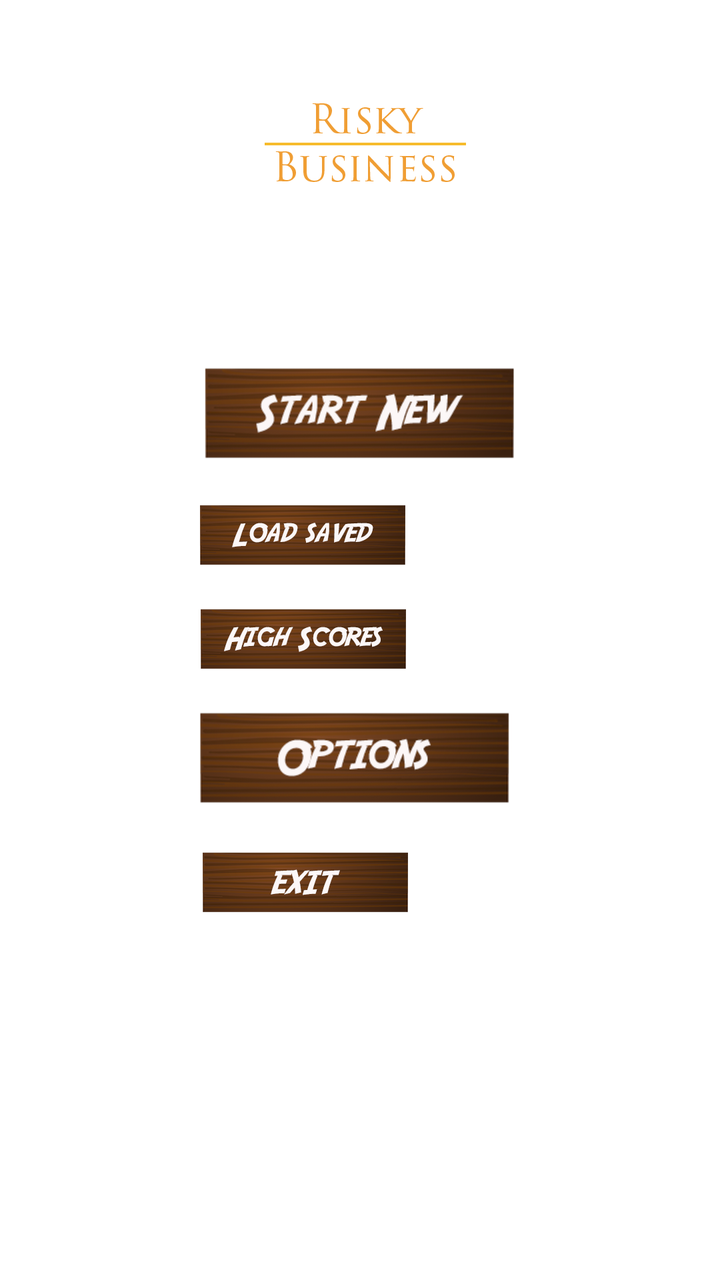
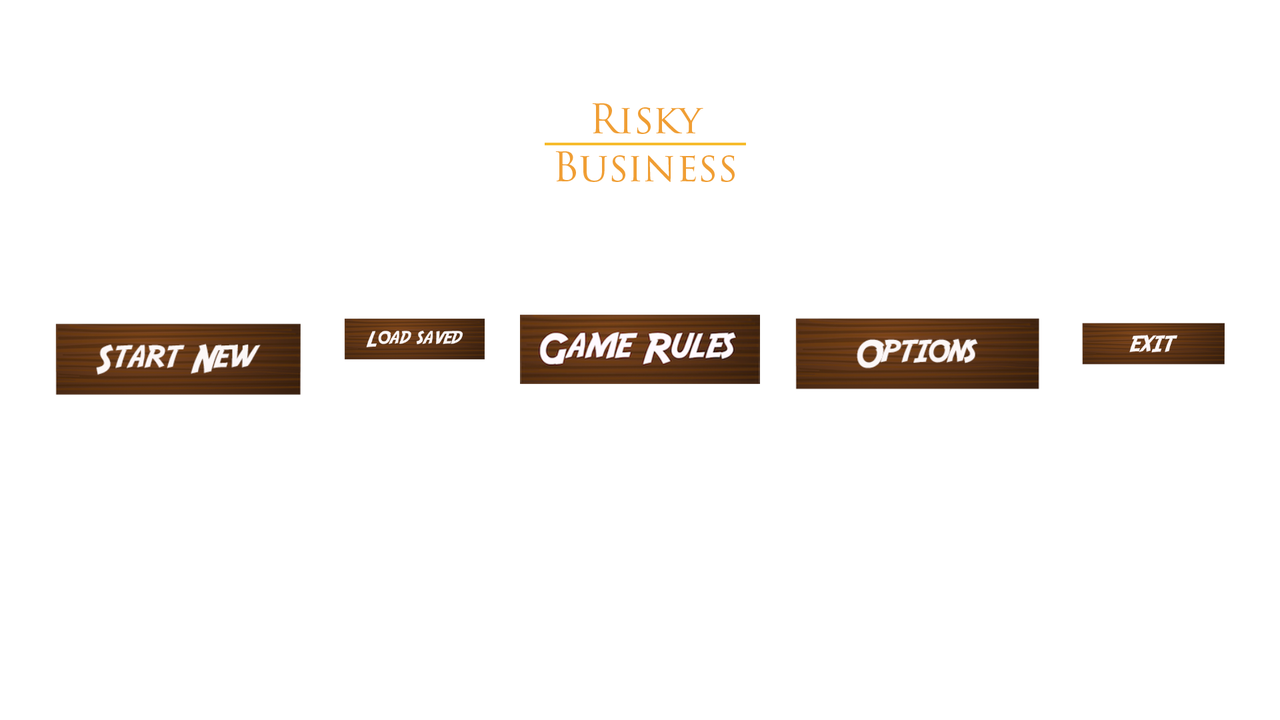

The same Android screen from two of the app's own layout files: first res/layout/ as a phone draws it, then the repository's variant for another configuration, drawn on a device whose configuration selects that folder. Both files follow.
<!-- AndroidManifest.xml: fallback theme Theme.MaterialComponents.DayNight.NoActionBar -->
<!-- res/layout/activity_main_menu_screen.xml -->
<RelativeLayout xmlns:android="http://schemas.android.com/apk/res/android"
    xmlns:tools="http://schemas.android.com/tools"
    android:layout_width="match_parent"
    android:layout_height="match_parent"
    android:paddingLeft="@dimen/activity_horizontal_margin"
    android:paddingRight="@dimen/activity_horizontal_margin"
    android:paddingTop="@dimen/activity_vertical_margin"
    android:paddingBottom="@dimen/activity_vertical_margin"
    android:orientation="vertical"
    android:layout_gravity="center_horizontal"
    tools:context="com.slothproductions.riskybusiness.view.MainMenuScreen">

    <ImageView
        android:layout_width="wrap_content"
        android:layout_height="wrap_content"
        android:id="@+id/risky_business_logo"
        android:src="@drawable/riskybusinesslogo"
        android:layout_centerHorizontal="true"/>

    <LinearLayout
        android:layout_width="wrap_content"
        android:layout_height="wrap_content"
        android:layout_centerHorizontal="true"
        android:layout_centerVertical="true"
        android:id="@+id/button_parent"
        android:orientation="vertical">

    <ImageView
        android:layout_width="wrap_content"
        android:layout_height="wrap_content"
        android:id="@+id/start_new"
        android:src="@drawable/startnew"
        android:padding="8dp"/>

    <ImageView
        android:layout_width="wrap_content"
        android:layout_height="wrap_content"
        android:id="@+id/load_saved"
        android:src="@drawable/loadsaved"
        android:padding="8dp"/>

    <ImageView
        android:layout_width="wrap_content"
        android:layout_height="wrap_content"
        android:id="@+id/game_rules"
        android:src="@drawable/highscores"
        android:padding="8dp"/>

    <ImageView
        android:layout_width="wrap_content"
        android:layout_height="wrap_content"
        android:id="@+id/options"
        android:src="@drawable/options"
        android:padding="8dp"/>

    <ImageView
        android:layout_width="wrap_content"
        android:layout_height="wrap_content"
        android:id="@+id/exit"
        android:src="@drawable/exit"
        android:padding="8dp"/>

    </LinearLayout>

</RelativeLayout>
<!-- resources referenced by this layout -->
<resources>
  <dimen name="activity_horizontal_margin">16dp</dimen>
  <dimen name="activity_vertical_margin">16dp</dimen>
  <!-- drawable exit: png bitmap (drawable-hdpi, 744211 bytes) -->
  <!-- drawable highscores: png bitmap (drawable-hdpi, 744225 bytes) -->
  <!-- drawable loadsaved: png bitmap (drawable-hdpi, 18032 bytes) -->
  <!-- drawable options: png bitmap (drawable-hdpi, 744217 bytes) -->
  <!-- drawable riskybusinesslogo: png bitmap (drawable-hdpi, 12013 bytes) -->
  <!-- drawable startnew: png bitmap (drawable-hdpi, 16581 bytes) -->
</resources>
<!-- res/layout-land/activity_main_menu_screen.xml (the repository's variant of the layout above) -->
<!-- drawn on the phone turned sideways -->
<RelativeLayout xmlns:android="http://schemas.android.com/apk/res/android"
    xmlns:tools="http://schemas.android.com/tools"
    android:layout_width="match_parent"
    android:layout_height="match_parent"
    android:paddingLeft="@dimen/activity_horizontal_margin"
    android:paddingRight="@dimen/activity_horizontal_margin"
    android:paddingTop="@dimen/activity_vertical_margin"
    android:paddingBottom="@dimen/activity_vertical_margin"
    android:orientation="vertical"
    android:layout_gravity="center_horizontal"
    tools:context="com.example.app.MainActivity">

    <ImageView
        android:layout_width="wrap_content"
        android:layout_height="wrap_content"
        android:id="@+id/risky_business_logo"
        android:src="@drawable/riskybusinesslogo"
        android:layout_centerHorizontal="true"/>

    <LinearLayout
        android:layout_width="wrap_content"
        android:layout_height="wrap_content"
        android:layout_centerHorizontal="true"
        android:layout_centerVertical="true">

    <ImageView
        android:layout_width="wrap_content"
        android:layout_height="wrap_content"
        android:layout_weight="1"
        android:id="@+id/start_new"
        android:src="@drawable/startnew"
        android:padding="8dp"/>

    <ImageView
        android:layout_width="wrap_content"
        android:layout_height="wrap_content"
        android:layout_weight="1"
        android:id="@+id/load_saved"
        android:src="@drawable/loadsaved"
        android:padding="8dp"/>

    <ImageView
        android:layout_width="wrap_content"
        android:layout_height="wrap_content"
        android:layout_weight="1"
        android:id="@+id/high_scores"
        android:src="@drawable/gamerules"
        android:padding="8dp"/>

    <ImageView
        android:layout_width="wrap_content"
        android:layout_height="wrap_content"
        android:layout_weight="1"
        android:id="@+id/options"
        android:src="@drawable/options"
        android:padding="8dp"/>

    <ImageView
        android:layout_width="wrap_content"
        android:layout_height="wrap_content"
        android:layout_weight="1"
        android:id="@+id/exit"
        android:src="@drawable/exit"
        android:padding="8dp"/>

    </LinearLayout>

</RelativeLayout>
<!-- resources referenced by the variant -->
<!-- as the phone turned sideways resolves them -->
<resources>
  <dimen name="activity_horizontal_margin">16dp</dimen>
  <dimen name="activity_vertical_margin">16dp</dimen>
  <!-- drawable exit: png bitmap (drawable-hdpi, 744211 bytes) -->
  <!-- drawable gamerules: png bitmap (drawable-hdpi, 16605 bytes) -->
  <!-- drawable loadsaved: png bitmap (drawable-hdpi, 18032 bytes) -->
  <!-- drawable options: png bitmap (drawable-hdpi, 744217 bytes) -->
  <!-- drawable riskybusinesslogo: png bitmap (drawable-hdpi, 12013 bytes) -->
  <!-- drawable startnew: png bitmap (drawable-hdpi, 16581 bytes) -->
</resources>
